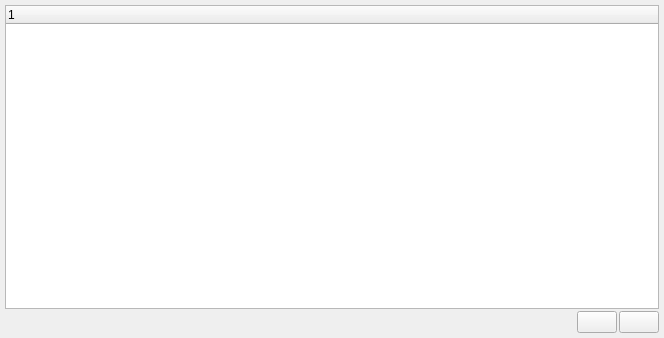
<?xml version="1.0" encoding="UTF-8"?>
<ui version="4.0">
 <class>Anansi::AccessLogWidget</class>
 <widget class="QWidget" name="Anansi::AccessLogWidget">
  <property name="geometry">
   <rect>
    <x>0</x>
    <y>0</y>
    <width>664</width>
    <height>338</height>
   </rect>
  </property>
  <property name="windowTitle">
   <string>Form</string>
  </property>
  <layout class="QVBoxLayout" name="mainLayout">
   <property name="spacing">
    <number>2</number>
   </property>
   <property name="leftMargin">
    <number>5</number>
   </property>
   <property name="topMargin">
    <number>5</number>
   </property>
   <property name="rightMargin">
    <number>5</number>
   </property>
   <property name="bottomMargin">
    <number>5</number>
   </property>
   <item>
    <widget class="QTreeWidget" name="log">
     <property name="rootIsDecorated">
      <bool>false</bool>
     </property>
     <property name="itemsExpandable">
      <bool>false</bool>
     </property>
     <attribute name="headerVisible">
      <bool>true</bool>
     </attribute>
     <column>
      <property name="text">
       <string notr="true">1</string>
      </property>
     </column>
    </widget>
   </item>
   <item>
    <layout class="QHBoxLayout" name="buttonsLayout">
     <item>
      <spacer name="horizontalSpacer">
       <property name="orientation">
        <enum>Qt::Horizontal</enum>
       </property>
       <property name="sizeHint" stdset="0">
        <size>
         <width>40</width>
         <height>20</height>
        </size>
       </property>
      </spacer>
     </item>
     <item>
      <widget class="QPushButton" name="save">
       <property name="text">
        <string/>
       </property>
       <property name="icon">
        <iconset theme="document-save-as">
         <normaloff>.</normaloff>.</iconset>
       </property>
      </widget>
     </item>
     <item>
      <widget class="QPushButton" name="clear">
       <property name="text">
        <string/>
       </property>
       <property name="icon">
        <iconset theme="edit-clear">
         <normaloff>.</normaloff>.</iconset>
       </property>
      </widget>
     </item>
    </layout>
   </item>
  </layout>
 </widget>
 <resources/>
 <connections/>
</ui>
